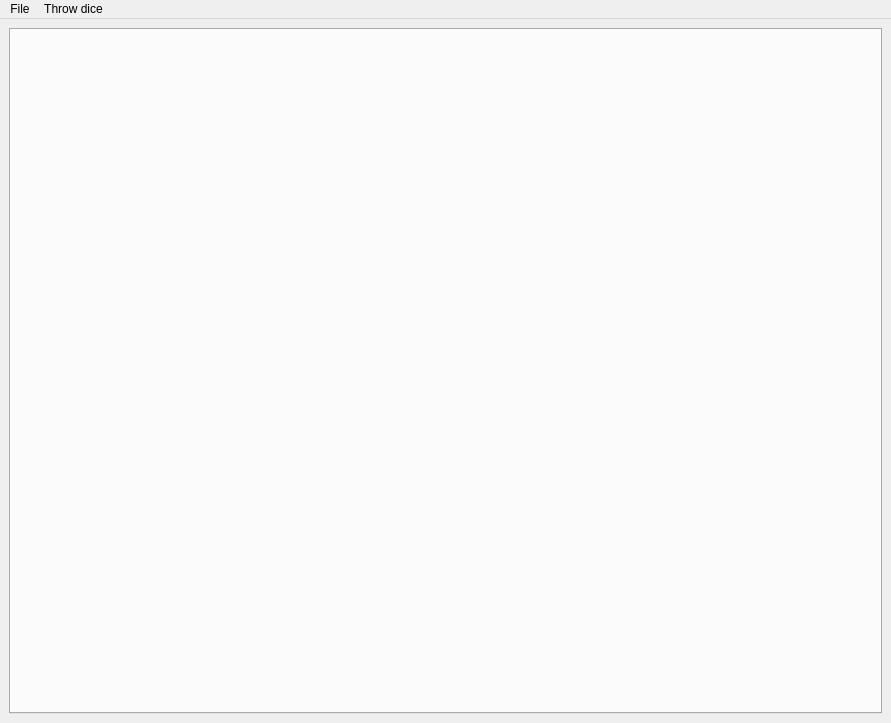
<?xml version="1.0" encoding="UTF-8"?>
<ui version="4.0">
 <class>DndCharacters</class>
 <widget class="QMainWindow" name="DndCharacters">
  <property name="geometry">
   <rect>
    <x>0</x>
    <y>0</y>
    <width>891</width>
    <height>723</height>
   </rect>
  </property>
  <property name="windowTitle">
   <string>DndCharacters</string>
  </property>
  <property name="documentMode">
   <bool>false</bool>
  </property>
  <widget class="QWidget" name="centralwidget">
   <layout class="QGridLayout" name="gridLayout_6">
    <item row="0" column="1">
     <widget class="QTabWidget" name="tabWidget">
      <property name="currentIndex">
       <number>-1</number>
      </property>
     </widget>
    </item>
   </layout>
  </widget>
  <widget class="QMenuBar" name="menubar">
   <property name="geometry">
    <rect>
     <x>0</x>
     <y>0</y>
     <width>891</width>
     <height>22</height>
    </rect>
   </property>
   <widget class="QMenu" name="menuFile">
    <property name="title">
     <string>File</string>
    </property>
    <addaction name="actionAddCharacter"/>
    <addaction name="actionDeleteCharacter"/>
    <addaction name="actionNewCatalog"/>
    <addaction name="actionOpen"/>
    <addaction name="actionSaveAs"/>
    <addaction name="actionSave"/>
    <addaction name="actionAbout"/>
    <addaction name="actionExit"/>
   </widget>
   <widget class="QMenu" name="menuDice">
    <property name="title">
     <string>Throw dice</string>
    </property>
    <addaction name="actionD4"/>
    <addaction name="actionD6"/>
    <addaction name="actionD8"/>
    <addaction name="actionD10"/>
    <addaction name="actionD12"/>
    <addaction name="actionD20"/>
    <addaction name="actionD100"/>
   </widget>
   <addaction name="menuFile"/>
   <addaction name="menuDice"/>
  </widget>
  <action name="actionAddCharacter">
   <property name="text">
    <string>Add sheet</string>
   </property>
  </action>
  <action name="actionDeleteCharacter">
   <property name="text">
    <string>Delete sheet</string>
   </property>
  </action>
  <action name="actionSaveAs">
   <property name="text">
    <string>Save as...</string>
   </property>
  </action>
  <action name="actionOpen">
   <property name="text">
    <string>Open...</string>
   </property>
  </action>
  <action name="actionAbout">
   <property name="text">
    <string>About</string>
   </property>
  </action>
  <action name="actionD4">
   <property name="text">
    <string>d4</string>
   </property>
  </action>
  <action name="actionD6">
   <property name="text">
    <string>d6</string>
   </property>
  </action>
  <action name="actionD8">
   <property name="text">
    <string>d8</string>
   </property>
  </action>
  <action name="actionD10">
   <property name="text">
    <string>d10</string>
   </property>
  </action>
  <action name="actionD12">
   <property name="text">
    <string>d12</string>
   </property>
  </action>
  <action name="actionD20">
   <property name="text">
    <string>d20</string>
   </property>
  </action>
  <action name="actionD100">
   <property name="text">
    <string>d100</string>
   </property>
  </action>
  <action name="actionSave">
   <property name="text">
    <string>Save</string>
   </property>
  </action>
  <action name="actionExit">
   <property name="text">
    <string>Exit</string>
   </property>
  </action>
  <action name="actionNewCatalog">
   <property name="text">
    <string>New catalog</string>
   </property>
  </action>
 </widget>
 <resources/>
 <connections/>
</ui>
